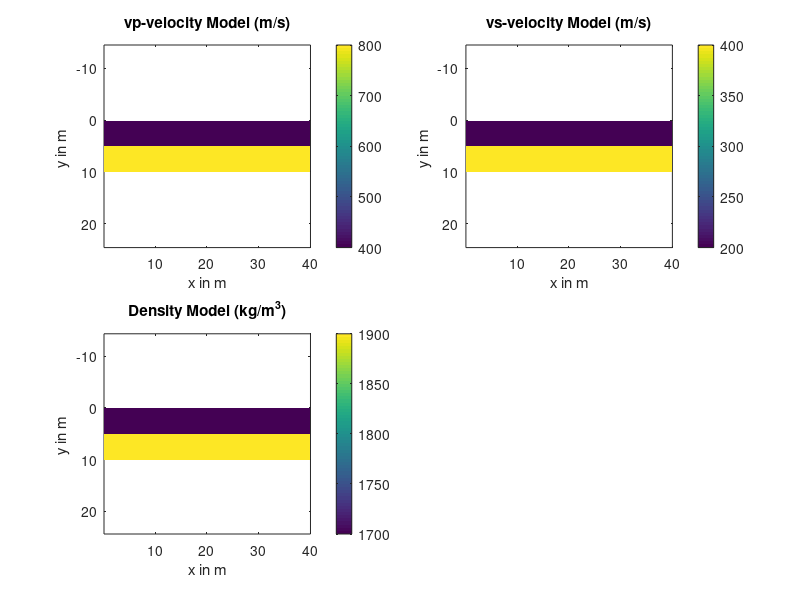

Source code (MATLAB): (Note: this script raises an error after producing the figure.)
%creates a binary formation model for 3D seismic modeling
close all;
clear all;
clc;

%general parameters
writefiles=1;%1=yes else=no
modname='../par/model/test';
plotmodels=1;%1=yes else=no
grid_spacing=0.1;

%dimensions of base model
xmax_base=400;%gridpoints
ymax_base=100; %(vertical)

%change in material properties, i.e. fault zone
x_start_fault=1; % begin of new material, at fault zone in grid points
y_start_fault=50; % 

%velocity, density base model
vp_base=400; %m/s
vs_base=200;
rho_base=1700; %kg/m3

%velocity, density fault zone
vp_fault=800.0; %m/s
vs_fault=400.0;
rho_fault=1900.0; %kg/m3

%----------------VP model
%creating model
mod_vp=(zeros(xmax_base,ymax_base));
mod_vs=(zeros(xmax_base,ymax_base));
mod_rho=(zeros(xmax_base,ymax_base));
%filling in base parmaters
mod_vp(:,:)=vp_base;
mod_vs(:,:)=vs_base;
mod_rho(:,:)=rho_base;
%filling in fault parameters (i.e. change in material properties)
mod_vp(x_start_fault:end,y_start_fault:end)=vp_fault;
mod_vs(x_start_fault:end,y_start_fault:end)=vs_fault;
mod_rho(x_start_fault:end,y_start_fault:end)=rho_fault;

%plot models
if plotmodels==1
    
   h1=figure(1);
  
   subplot(2,2,1);
   pcolor(grid_spacing:grid_spacing:xmax_base*grid_spacing,grid_spacing:grid_spacing:ymax_base*grid_spacing,squeeze(mod_vp(:,:))');
   shading flat;
   colorbar
   title('vp-velocity Model (m/s)');
   xlabel('x in m');
   ylabel('y in m ');set(gca, 'YDir', 'reverse')
   axis equal tight;   
   
   subplot(2,2,2);
   pcolor(grid_spacing:grid_spacing:xmax_base*grid_spacing,grid_spacing:grid_spacing:ymax_base*grid_spacing,squeeze(mod_vs(:,:))');
   shading flat;
   colorbar
   title('vs-velocity Model (m/s)');
   xlabel('x in m');
   ylabel('y in m ');set(gca, 'YDir', 'reverse')
   axis equal tight;  
   
   subplot(2,2,3);
   pcolor(grid_spacing:grid_spacing:xmax_base*grid_spacing,grid_spacing:grid_spacing:ymax_base*grid_spacing,squeeze(mod_rho(:,:))');
   shading flat;
   colorbar
   title('Density Model (kg/m^3)');
   xlabel('x in m');
   ylabel('y in m ');set(gca, 'YDir', 'reverse')
   axis equal tight;  

end

%write models to disk
if writefiles==1
    mod_vp=permute(mod_vp,[2 1 3]);
    fid_mod_vp=fopen(strcat(modname,'.vp'),'w');
    fwrite(fid_mod_vp,mod_vp,'float');
    fclose(fid_mod_vp);
    
    mod_vs=permute(mod_vs,[2 1 3]);
    fid_mod_vs=fopen(strcat(modname,'.vs'),'w');
    fwrite(fid_mod_vs,mod_vs,'float');
    fclose(fid_mod_vs);
    
    mod_rho=permute(mod_rho,[2 1 3]);
    fid_mod_rho=fopen(strcat(modname,'.rho'),'w');
    fwrite(fid_mod_rho,mod_rho,'float');
    fclose(fid_mod_rho);
end

% clear mod;

